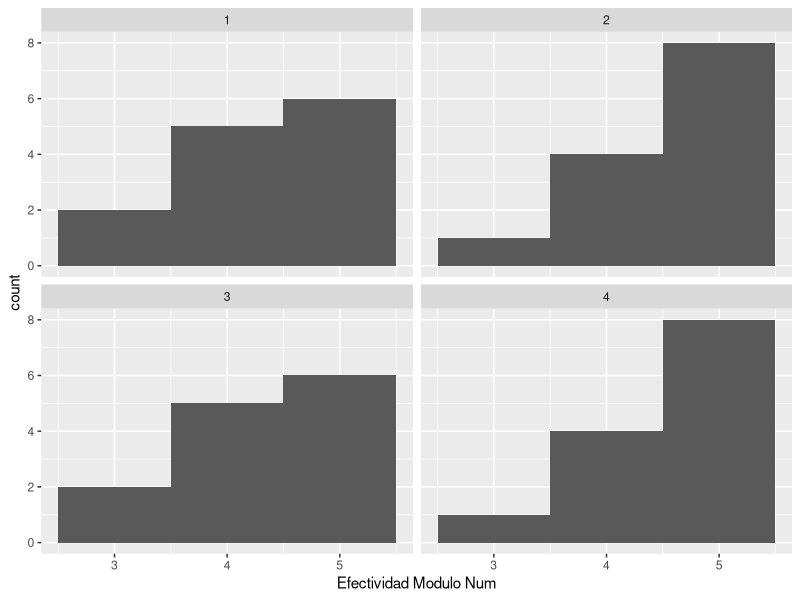
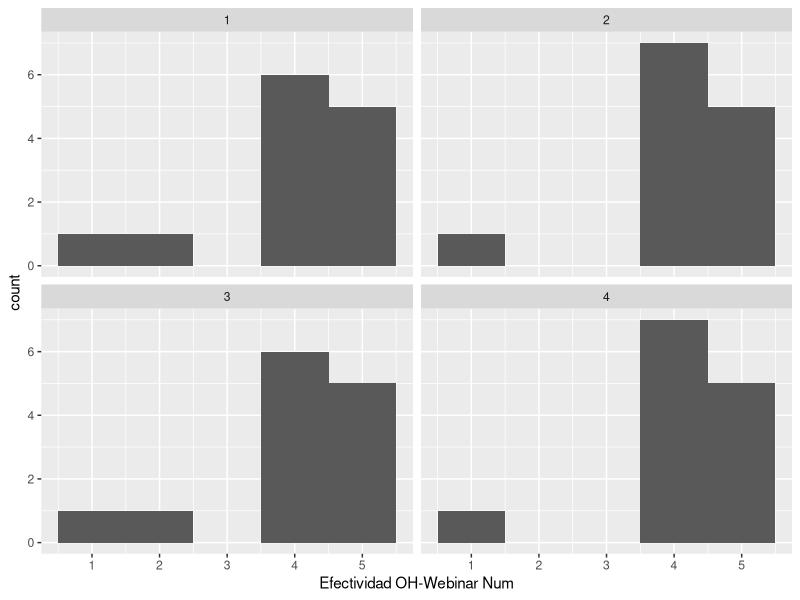
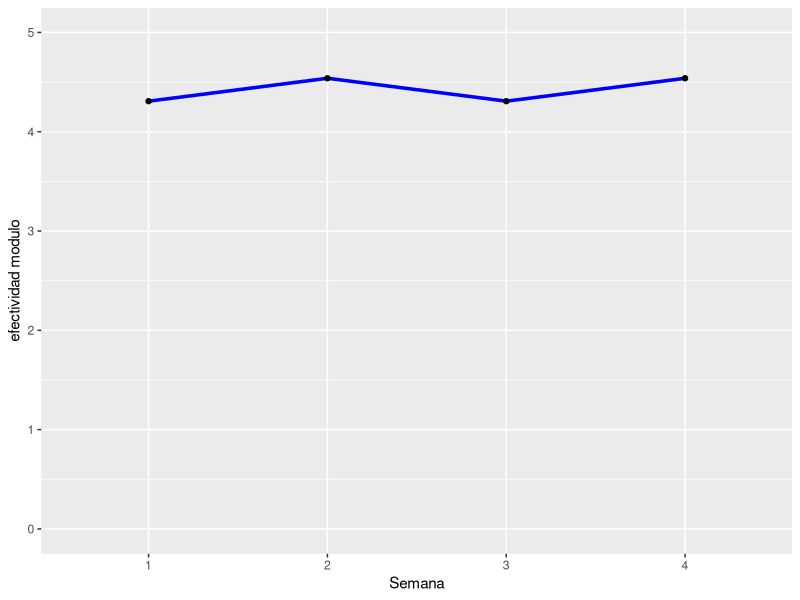

Here is the R script that generated these plots, in order:
## ---- chunk 1
knitr::opts_chunk$set(echo = TRUE)
library(tidyverse)
library(dplyr)
library(knitr)
library(ggplot2)
## ---- chunk 2
sem_1_ed5 <- read_csv("sem1_ed5.csv")
sem_2_ed5 <- read_csv("sem2_ed5.csv")
sem_3_ed5 <- read_csv("sem1_ed5.csv")
sem_4_ed5 <- read_csv("sem2_ed5.csv")
## ---- chunk 3
sem1_ed5_clean <-select(sem_1_ed5, c(1,2,3,7,9,11,13)) %>% 
  mutate(Semana = "1", Edición = "5")

sem2_ed5_clean <-select(sem_2_ed5, c(1,2,3,7,9,11,13)) %>% 
  mutate(Semana = "2", Edición = "5")

sem3_ed5_clean <-select(sem_3_ed5, c(1,2,3,7,9,11,13)) %>% 
  mutate(Semana = "3", Edición = "5")

sem4_ed5_clean <-select(sem_4_ed5, c(1,2,3,7,9,11,13)) %>% 
  mutate(Semana = "4", Edición = "5")

## ---- chunk 4
names(sem1_ed5_clean) [4] <-"En términos de aprendizaje ¿qué tan efectivo fue este módulo?" 
names(sem1_ed5_clean) [5] <-"Efectividad del office hour o webinar" 
names(sem1_ed5_clean) [6] <-"¿Qué le gustó del módulo?" 
names(sem1_ed5_clean) [7] <-"¿Cómo podemos mejorar?" 
names(sem2_ed5_clean) [4] <-"En términos de aprendizaje ¿qué tan efectivo fue este módulo?" 
names(sem2_ed5_clean) [5] <-"Efectividad del office hour o webinar" 
names(sem2_ed5_clean) [6] <-"¿Qué le gustó del módulo?" 
names(sem2_ed5_clean) [7] <-"¿Cómo podemos mejorar?" 
names(sem3_ed5_clean) [4] <-"En términos de aprendizaje ¿qué tan efectivo fue este módulo?" 
names(sem3_ed5_clean) [5] <-"Efectividad del office hour o webinar" 
names(sem3_ed5_clean) [6] <-"¿Qué le gustó del módulo?" 
names(sem3_ed5_clean) [7] <-"¿Cómo podemos mejorar?" 
names(sem4_ed5_clean) [4] <-"En términos de aprendizaje ¿qué tan efectivo fue este módulo?" 
names(sem4_ed5_clean) [5] <-"Efectividad del office hour o webinar" 
names(sem4_ed5_clean) [6] <-"¿Qué le gustó del módulo?" 
names(sem4_ed5_clean) [7] <-"¿Cómo podemos mejorar?" 
## ---- chunk 5
sem1_ed5_clean <- sem1_ed5_clean %>% 
  mutate("Efectividad Modulo Num" = case_when(`En términos de aprendizaje ¿qué tan efectivo fue este módulo?` == "Muy efectivo" ~ 5,
                              `En términos de aprendizaje ¿qué tan efectivo fue este módulo?` == "Efectivo" ~ 4,
                                `En términos de aprendizaje ¿qué tan efectivo fue este módulo?` == "Neutral" ~ 3,
                                `En términos de aprendizaje ¿qué tan efectivo fue este módulo?` == "Inefectivo" ~ 2,
                                  `En términos de aprendizaje ¿qué tan efectivo fue este módulo?` == "Muy inefectivo" ~ 1)) %>%
  mutate("Efectividad OH-Webinar Num" = case_when(`Efectividad del office hour o webinar` == "Muy efectivo" ~ 5,
                              `Efectividad del office hour o webinar` == "Efectivo" ~ 4,
                                `Efectividad del office hour o webinar` == "Neutral" ~ 3,
                                `Efectividad del office hour o webinar` == "Inefectivo" ~ 2,
                                  `Efectividad del office hour o webinar` == "Muy inefectivo" ~ 1))

sem2_ed5_clean <- sem2_ed5_clean %>% 
  mutate("Efectividad Modulo Num" = case_when(`En términos de aprendizaje ¿qué tan efectivo fue este módulo?` == "Muy efectivo" ~ 5,
                              `En términos de aprendizaje ¿qué tan efectivo fue este módulo?` == "Efectivo" ~ 4,
                                `En términos de aprendizaje ¿qué tan efectivo fue este módulo?` == "Neutral" ~ 3,
                                `En términos de aprendizaje ¿qué tan efectivo fue este módulo?` == "Inefectivo" ~ 2,
                                  `En términos de aprendizaje ¿qué tan efectivo fue este módulo?` == "Muy inefectivo" ~ 1)) %>%
  mutate("Efectividad OH-Webinar Num" = case_when(`Efectividad del office hour o webinar` == "Muy efectivo" ~ 5,
                              `Efectividad del office hour o webinar` == "Efectivo" ~ 4,
                                `Efectividad del office hour o webinar` == "Neutral" ~ 3,
                                `Efectividad del office hour o webinar` == "Inefectivo" ~ 2,
                                  `Efectividad del office hour o webinar` == "Muy inefectivo" ~ 1))

sem3_ed5_clean <- sem3_ed5_clean %>% 
  mutate("Efectividad Modulo Num" = case_when(`En términos de aprendizaje ¿qué tan efectivo fue este módulo?` == "Muy efectivo" ~ 5,
                              `En términos de aprendizaje ¿qué tan efectivo fue este módulo?` == "Efectivo" ~ 4,
                                `En términos de aprendizaje ¿qué tan efectivo fue este módulo?` == "Neutral" ~ 3,
                                `En términos de aprendizaje ¿qué tan efectivo fue este módulo?` == "Inefectivo" ~ 2,
                                  `En términos de aprendizaje ¿qué tan efectivo fue este módulo?` == "Muy inefectivo" ~ 1)) %>%
  mutate("Efectividad OH-Webinar Num" = case_when(`Efectividad del office hour o webinar` == "Muy efectivo" ~ 5,
                              `Efectividad del office hour o webinar` == "Efectivo" ~ 4,
                                `Efectividad del office hour o webinar` == "Neutral" ~ 3,
                                `Efectividad del office hour o webinar` == "Inefectivo" ~ 2,
                                  `Efectividad del office hour o webinar` == "Muy inefectivo" ~ 1))

sem4_ed5_clean <- sem4_ed5_clean %>% 
  mutate("Efectividad Modulo Num" = case_when(`En términos de aprendizaje ¿qué tan efectivo fue este módulo?` == "Muy efectivo" ~ 5,
                              `En términos de aprendizaje ¿qué tan efectivo fue este módulo?` == "Efectivo" ~ 4,
                                `En términos de aprendizaje ¿qué tan efectivo fue este módulo?` == "Neutral" ~ 3,
                                `En términos de aprendizaje ¿qué tan efectivo fue este módulo?` == "Inefectivo" ~ 2,
                                  `En términos de aprendizaje ¿qué tan efectivo fue este módulo?` == "Muy inefectivo" ~ 1)) %>%
  mutate("Efectividad OH-Webinar Num" = case_when(`Efectividad del office hour o webinar` == "Muy efectivo" ~ 5,
                              `Efectividad del office hour o webinar` == "Efectivo" ~ 4,
                                `Efectividad del office hour o webinar` == "Neutral" ~ 3,
                                `Efectividad del office hour o webinar` == "Inefectivo" ~ 2,
                                  `Efectividad del office hour o webinar` == "Muy inefectivo" ~ 1))

## ---- chunk 6

e_totales_ed5 <- rbind(sem1_ed5_clean,sem2_ed5_clean,sem3_ed5_clean,sem4_ed5_clean)
e_totales_ed5
## ---- chunk 7
descriptivos <- e_totales_ed5 %>%
  group_by(Semana) %>%
  summarise("efectividad modulo" = mean(`Efectividad Modulo Num`, na.rm = TRUE),
            "efectividad AA/Webinar" = mean(`Efectividad OH-Webinar Num`, na.rm = TRUE),
            "SD modulo" = sd(`Efectividad Modulo Num`, na.rm = TRUE), 
            "SD AA/Webinar"= sd(`Efectividad OH-Webinar Num`, na.rm = TRUE))

## ---- chunk 8
ggplot(e_totales_ed5, aes(`Efectividad Modulo Num`)) + geom_histogram(binwidth = 1) +
  facet_wrap(~Semana, scales = "fixed")

ggplot(e_totales_ed5, aes(`Efectividad OH-Webinar Num`)) + geom_histogram(binwidth = 1) +
  facet_wrap(~Semana, scales = "fixed")

## ---- chunk 9
ggplot(descriptivos, aes(x = `Semana`, y = `efectividad modulo`)) + 
  geom_line(color = "blue", size=1.2, na.rm = TRUE, group=1) + 
  geom_point() + 
  ylim(0,5)
## ---- chunk 10
write_csv(e_totales_ed5, "e_totales_ed5.csv")
